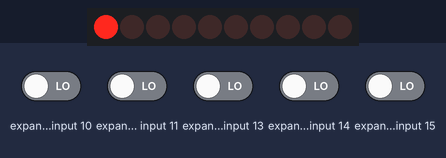
Bench run of a sketch on a simulated Arduino Uno, built with avr-gcc and run on an emulated ATmega328P. On the bench: 10 port-expander outputs drawn as a row of LEDs (first output left, lit = HIGH). Wiring (inferred from the names in the program): MCP23017 port expander at I2C address 0x20. Wiring (inferred from the signals the program sends): row of LEDs: on Q0, Q1, Q2, Q3, Q4, Q5, Q6, Q7, Q8, Q12. The inputs (shaded band) are chosen by the test bench; at power-on: expander input 10, expander input 11, expander input 13–15 LOW.

Above: at 0.08 s.
At 0.69 s:
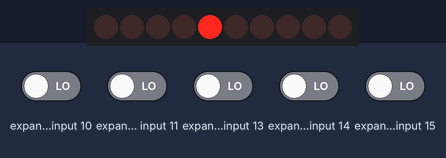
At 0.99 s:
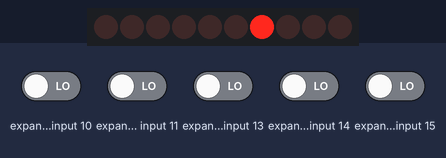
At 1.45 s:
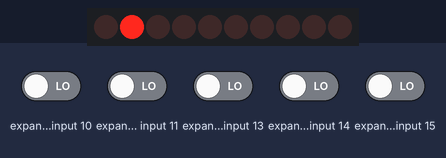
At 2.06 s:
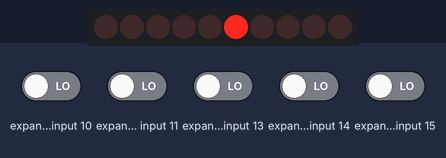
At 2.82 s:
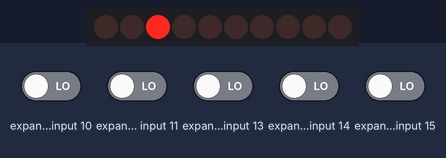
Timing chart, 0 to 3.1 s (numbered marks = the images above):
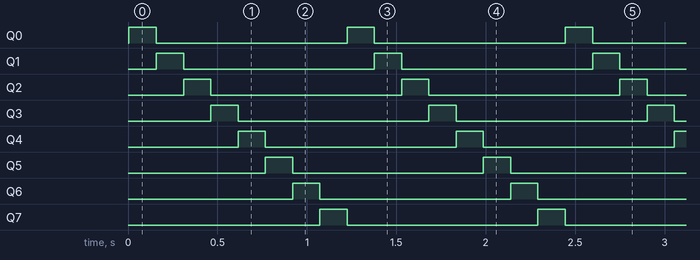

The sketch:

MCP23017-first.ino
```cpp
#include "mcp.h"

//////////////////////////////////////////////////////////////////////////
// A4 SDA
// A5 SCL
//////////////////////////////////////////////////////////////////////////


MCP23017 mcp;

void setup() {
  mcp.begin();

  mcp.write_IODIR(0);           // Set all of GPIOA as outputs

  mcp.pinMode(8, INPUT, true);  // Set pull-up
  mcp.pinMode(9, OUTPUT);
}

void loop() {
  static uint8_t led_pin = 0;

  mcp.write_GPIO(0);
  mcp.write_pin(led_pin, 1);

  if(++led_pin > 7)
    led_pin = 0;

  mcp.write_pin(9, !mcp.read_pin(8));

  delay(150);
}
```

mcp.cpp
```cpp
#include "mcp.h"

void MCP23017::write_IODIR(uint8_t value, uint8_t ab) {
  uint8_t address = ab ? IODIRB : IODIRA;

  writeRegister(address, value);
}

uint8_t MCP23017::read_GPIO(uint8_t ab) {
  uint8_t address = ab ? GPIOB : GPIOA;

  return readRegister(address);
}

void MCP23017::write_GPIO(uint8_t value, uint8_t ab) {
  uint8_t address = ab ? GPIOB : GPIOA;

  writeRegister(address, value);
}

void MCP23017::pinMode(uint8_t pin, uint8_t mode, bool pullup) {
  uint8_t ab       = pin >> 3;
  uint8_t pin_bit  = pin & 7;

  updateRegisterBit(pin_bit, mode == INPUT, ab ? IODIRB : IODIRA);

  if(mode == INPUT && pullup) {
    updateRegisterBit(pin_bit, pullup, ab ? GPPUB : GPPUA);
  }
}

uint8_t MCP23017::read_pin(uint8_t pin) {
  uint8_t ab       = pin >> 3;
  uint8_t pin_bit  = pin & 7;
  uint8_t value    = readRegister(ab ? GPIOB : GPIOA);

  return (value & (1 << pin_bit)) >> pin_bit;
}

void MCP23017::write_pin(uint8_t pin, bool set) {
  uint8_t ab       = pin >> 3;
  uint8_t pin_bit  = pin & 7;

  updateRegisterBit(pin_bit, set, ab ? GPIOB : GPIOA);
}

void MCP23017::updateRegisterBit(uint8_t bit, bool set, uint8_t address) {
  uint8_t cur = readRegister(address);

  bit = 1 << bit;

  if(set)
    cur |= bit;
  else
    cur &= ~bit;

  writeRegister(address, cur);
}

uint8_t MCP23017::readRegister(uint8_t address) {
  Wire.beginTransmission(m_address);
  Wire.write(address);
  Wire.endTransmission();

  Wire.requestFrom((uint8_t) m_address, (uint8_t) 1);
  return Wire.read();
}

void MCP23017::writeRegister(uint8_t address, uint8_t value) {
  Wire.beginTransmission(m_address);
  Wire.write(address);
  Wire.write(value);
  Wire.endTransmission();
}
```

mcp.h
```cpp
#ifndef __MCP23017__
  #define __MCP23017__

#include <Arduino.h>
#include <Wire.h>

const uint8_t MCP_BASE   = 0x20;  // MCP23017

// IOCON.BANK = 0 addressing

const uint8_t IODIRA     = 0x00;
const uint8_t IODIRB     = 0x01;
const uint8_t GPPUA      = 0x0c;
const uint8_t GPPUB      = 0x0d;
const uint8_t GPIOA      = 0x12;
const uint8_t GPIOB      = 0x13;

class MCP23017 {
public:

  void begin(uint8_t address = 0) {
    m_address = MCP_BASE + (address & 0x07);

    Wire.begin();
  }

  void pinMode(uint8_t pin, uint8_t mode, bool pullup = false);
  uint8_t read_pin(uint8_t pin);
  void write_pin(uint8_t pin, bool set);

  void write_IODIR(uint8_t value, uint8_t ab = 0);
  void write_GPIO(uint8_t value, uint8_t ab = 0);
  uint8_t read_GPIO(uint8_t ab = 0);

private:

  uint8_t m_address;

  uint8_t readRegister(uint8_t address);
  void writeRegister(uint8_t address, uint8_t value);
  void updateRegisterBit(uint8_t bit, bool set, uint8_t address);
};

#endif  // __MCP23017__
```

Measured:
- by itself, Q0–7: alternates HIGH for 0.15 s and LOW for 1.1 s
- by itself, everything shown: repeats every 1.2 s, in 8 steps
